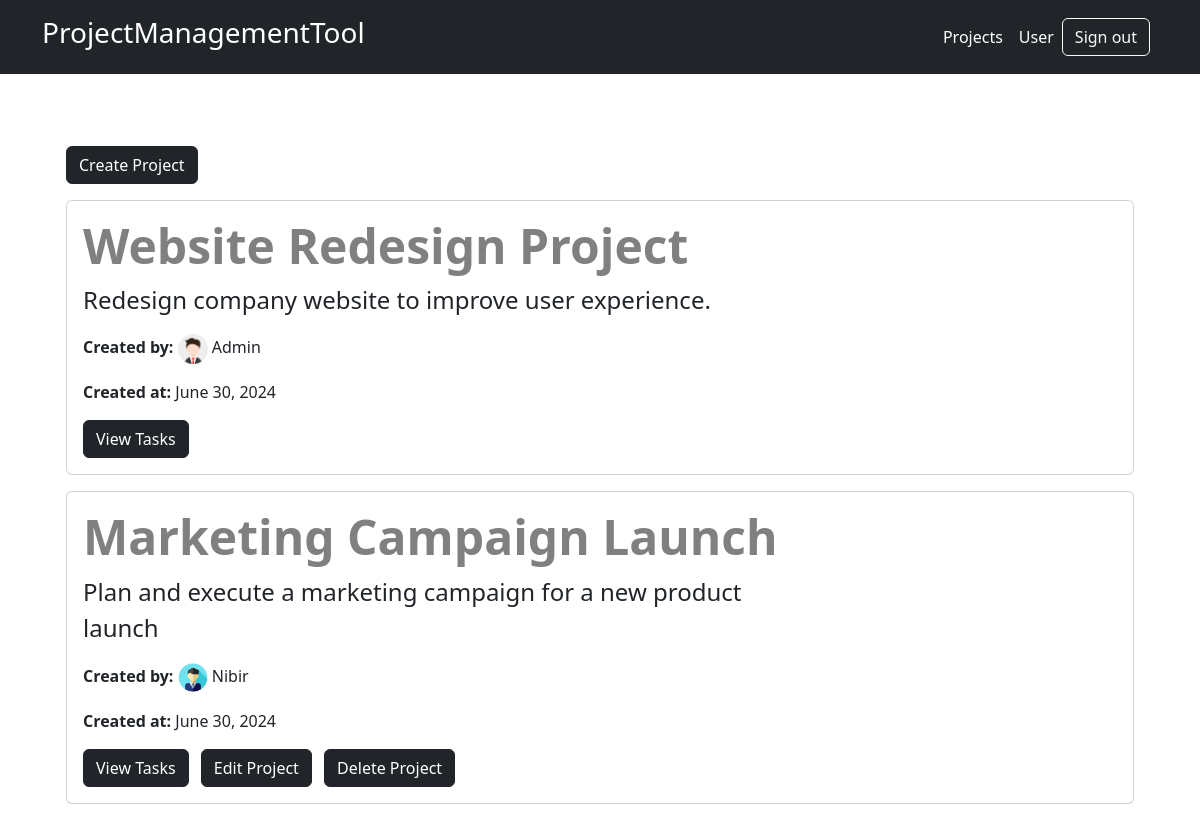
Screenshot of /project/details/ (signed in) with the database file from the repository.
### TaskTracker/models.py (models this page shows, shortened)
class Project(models.Model):
    name = models.CharField(max_length=255)
    description = models.TextField()
    owner = models.ForeignKey(User, on_delete=models.CASCADE, related_name='owned_projects')
    created_at = models.DateTimeField(auto_now_add=True)
    members = models.ManyToManyField(User, related_name='projects')

### UserAccounts/models.py (models this page shows, shortened)
class UserProfile(models.Model):
    user = models.OneToOneField(User, on_delete=models.CASCADE, related_name='profile')
    profile_photo = models.ImageField(upload_to='profile_photos')

### TaskTracker/views.py (the view)
# urls.py: path('details/', project_detail, name='project_detail'),
@login_required(login_url='/login/')
def project_detail(request):
    projects = Project.objects.all()
    project_tasks = {project: Task.objects.filter(project=project) for project in projects}
    return render(request, 'project_detail.html', {'project': projects,'task':project_tasks})

### TaskTracker/templates/project_detail.html
{% extends 'base.html' %}
{% block content %}
<div class="container">
    <div class="container-fluid py-5">
        <a href="{% url 'projects:project_create' %}" class="btn btn-dark mb-3">Create Project</a>
        {% for p in project %}
        <div class="card mb-3">
            <div class="card-body">
                <h1 class="card-title display-5 fw-bold" style="color: gray;">{{ p.name }}</h1>
                <p class="card-text col-md-8 fs-4">{{ p.description }}</p>
                <p class="card-text"><strong>Created by:</strong>{% if p.owner.profile.profile_photo %} <img src="{{ p.owner.profile.profile_photo.url }}" alt="" width="30px"> {% endif %} {{ p.owner.username }}</p>
                <p class="card-text"><strong>Created at:</strong> {{ p.created_at | date:"F d, Y" }}</p>
                <a href="{% url 'projects:task_list' p.id %}" class="btn btn-dark me-2">View Tasks</a>
                {% if request.user == p.owner %}
                <a href="{% url 'projects:project_update' p.id %}" class="btn btn-dark me-2">Edit Project</a>
                <a href="{% url 'projects:delete_project' p.id %}" class="btn btn-dark">Delete Project</a>
                {% endif %}
            </div>
        </div>
        {% endfor %}
    </div>
</div>
{% endblock %}

### rows the page displays
Project: name "Website Redesign Project", description "Redesign company website to improve user experience.", owner.profile.profile_photo (picture), owner.username "Admin", created_at "June 30, 2024"
Project: name "Marketing Campaign Launch", description "Plan and execute a marketing campaign for a new product launch", owner.profile.profile_photo (picture), owner.username "Nibir", created_at "June 30, 2024", shows "Edit Project"
